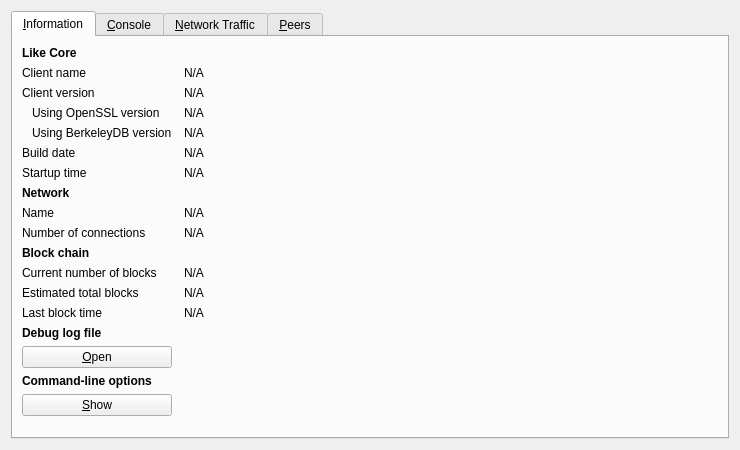
<?xml version="1.0" encoding="UTF-8"?>
<ui version="4.0">
 <class>RPCConsole</class>
 <widget class="QDialog" name="RPCConsole">
  <property name="geometry">
   <rect>
    <x>0</x>
    <y>0</y>
    <width>740</width>
    <height>450</height>
   </rect>
  </property>
  <property name="windowTitle">
   <string>Like - Debug window</string>
  </property>
  <layout class="QVBoxLayout" name="verticalLayout_2">
   <item>
    <widget class="QTabWidget" name="tabWidget">
     <property name="currentIndex">
      <number>0</number>
     </property>
     <widget class="QWidget" name="tab_info">
      <attribute name="title">
       <string>&amp;Information</string>
      </attribute>
      <layout class="QGridLayout" name="gridLayout" columnstretch="0,1">
       <property name="horizontalSpacing">
        <number>12</number>
       </property>
       <item row="0" column="0">
        <widget class="QLabel" name="label_9">
         <property name="font">
          <font>
           <weight>75</weight>
           <bold>true</bold>
          </font>
         </property>
         <property name="text">
          <string>Like Core</string>
         </property>
        </widget>
       </item>
       <item row="1" column="0">
        <widget class="QLabel" name="label_5">
         <property name="text">
          <string>Client name</string>
         </property>
        </widget>
       </item>
       <item row="1" column="1">
        <widget class="QLabel" name="clientName">
         <property name="cursor">
          <cursorShape>IBeamCursor</cursorShape>
         </property>
         <property name="text">
          <string>N/A</string>
         </property>
         <property name="textFormat">
          <enum>Qt::PlainText</enum>
         </property>
         <property name="textInteractionFlags">
          <set>Qt::LinksAccessibleByMouse|Qt::TextSelectableByKeyboard|Qt::TextSelectableByMouse</set>
         </property>
        </widget>
       </item>
       <item row="2" column="0">
        <widget class="QLabel" name="label_6">
         <property name="text">
          <string>Client version</string>
         </property>
        </widget>
       </item>
       <item row="2" column="1">
        <widget class="QLabel" name="clientVersion">
         <property name="cursor">
          <cursorShape>IBeamCursor</cursorShape>
         </property>
         <property name="text">
          <string>N/A</string>
         </property>
         <property name="textFormat">
          <enum>Qt::PlainText</enum>
         </property>
         <property name="textInteractionFlags">
          <set>Qt::LinksAccessibleByMouse|Qt::TextSelectableByKeyboard|Qt::TextSelectableByMouse</set>
         </property>
        </widget>
       </item>
       <item row="3" column="0">
        <widget class="QLabel" name="label_14">
         <property name="text">
          <string>Using OpenSSL version</string>
         </property>
         <property name="indent">
          <number>10</number>
         </property>
        </widget>
       </item>
       <item row="3" column="1">
        <widget class="QLabel" name="openSSLVersion">
         <property name="cursor">
          <cursorShape>IBeamCursor</cursorShape>
         </property>
         <property name="text">
          <string>N/A</string>
         </property>
         <property name="textFormat">
          <enum>Qt::PlainText</enum>
         </property>
         <property name="textInteractionFlags">
          <set>Qt::LinksAccessibleByMouse|Qt::TextSelectableByKeyboard|Qt::TextSelectableByMouse</set>
         </property>
        </widget>
       </item>
       <item row="4" column="0">
        <widget class="QLabel" name="label_berkeleyDBVersion">
         <property name="text">
          <string>Using BerkeleyDB version</string>
         </property>
         <property name="indent">
          <number>10</number>
         </property>
        </widget>
       </item>
       <item row="4" column="1">
        <widget class="QLabel" name="berkeleyDBVersion">
         <property name="cursor">
          <cursorShape>IBeamCursor</cursorShape>
         </property>
         <property name="text">
          <string>N/A</string>
         </property>
         <property name="textFormat">
          <enum>Qt::PlainText</enum>
         </property>
         <property name="textInteractionFlags">
          <set>Qt::LinksAccessibleByMouse|Qt::TextSelectableByKeyboard|Qt::TextSelectableByMouse</set>
         </property>
        </widget>
       </item>
       <item row="5" column="0">
        <widget class="QLabel" name="label_12">
         <property name="text">
          <string>Build date</string>
         </property>
        </widget>
       </item>
       <item row="5" column="1">
        <widget class="QLabel" name="buildDate">
         <property name="cursor">
          <cursorShape>IBeamCursor</cursorShape>
         </property>
         <property name="text">
          <string>N/A</string>
         </property>
         <property name="textFormat">
          <enum>Qt::PlainText</enum>
         </property>
         <property name="textInteractionFlags">
          <set>Qt::LinksAccessibleByMouse|Qt::TextSelectableByKeyboard|Qt::TextSelectableByMouse</set>
         </property>
        </widget>
       </item>
       <item row="6" column="0">
        <widget class="QLabel" name="label_13">
         <property name="text">
          <string>Startup time</string>
         </property>
        </widget>
       </item>
       <item row="6" column="1">
        <widget class="QLabel" name="startupTime">
         <property name="cursor">
          <cursorShape>IBeamCursor</cursorShape>
         </property>
         <property name="text">
          <string>N/A</string>
         </property>
         <property name="textFormat">
          <enum>Qt::PlainText</enum>
         </property>
         <property name="textInteractionFlags">
          <set>Qt::LinksAccessibleByMouse|Qt::TextSelectableByKeyboard|Qt::TextSelectableByMouse</set>
         </property>
        </widget>
       </item>
       <item row="7" column="0">
        <widget class="QLabel" name="label_11">
         <property name="font">
          <font>
           <weight>75</weight>
           <bold>true</bold>
          </font>
         </property>
         <property name="text">
          <string>Network</string>
         </property>
        </widget>
       </item>
       <item row="8" column="0">
        <widget class="QLabel" name="label_8">
         <property name="text">
          <string>Name</string>
         </property>
        </widget>
       </item>
       <item row="8" column="1">
        <widget class="QLabel" name="networkName">
         <property name="cursor">
          <cursorShape>IBeamCursor</cursorShape>
         </property>
         <property name="text">
          <string>N/A</string>
         </property>
         <property name="textFormat">
          <enum>Qt::PlainText</enum>
         </property>
         <property name="textInteractionFlags">
          <set>Qt::LinksAccessibleByMouse|Qt::TextSelectableByKeyboard|Qt::TextSelectableByMouse</set>
         </property>
        </widget>
       </item>
       <item row="9" column="0">
        <widget class="QLabel" name="label_7">
         <property name="text">
          <string>Number of connections</string>
         </property>
        </widget>
       </item>
       <item row="9" column="1">
        <widget class="QLabel" name="numberOfConnections">
         <property name="cursor">
          <cursorShape>IBeamCursor</cursorShape>
         </property>
         <property name="text">
          <string>N/A</string>
         </property>
         <property name="textFormat">
          <enum>Qt::PlainText</enum>
         </property>
         <property name="textInteractionFlags">
          <set>Qt::LinksAccessibleByMouse|Qt::TextSelectableByKeyboard|Qt::TextSelectableByMouse</set>
         </property>
        </widget>
       </item>
       <item row="10" column="0">
        <widget class="QLabel" name="label_10">
         <property name="font">
          <font>
           <weight>75</weight>
           <bold>true</bold>
          </font>
         </property>
         <property name="text">
          <string>Block chain</string>
         </property>
        </widget>
       </item>
       <item row="11" column="0">
        <widget class="QLabel" name="label_3">
         <property name="text">
          <string>Current number of blocks</string>
         </property>
        </widget>
       </item>
       <item row="11" column="1">
        <widget class="QLabel" name="numberOfBlocks">
         <property name="cursor">
          <cursorShape>IBeamCursor</cursorShape>
         </property>
         <property name="text">
          <string>N/A</string>
         </property>
         <property name="textFormat">
          <enum>Qt::PlainText</enum>
         </property>
         <property name="textInteractionFlags">
          <set>Qt::LinksAccessibleByMouse|Qt::TextSelectableByKeyboard|Qt::TextSelectableByMouse</set>
         </property>
        </widget>
       </item>
       <item row="12" column="0">
        <widget class="QLabel" name="label_4">
         <property name="text">
          <string>Estimated total blocks</string>
         </property>
        </widget>
       </item>
       <item row="12" column="1">
        <widget class="QLabel" name="totalBlocks">
         <property name="cursor">
          <cursorShape>IBeamCursor</cursorShape>
         </property>
         <property name="text">
          <string>N/A</string>
         </property>
         <property name="textFormat">
          <enum>Qt::PlainText</enum>
         </property>
         <property name="textInteractionFlags">
          <set>Qt::LinksAccessibleByMouse|Qt::TextSelectableByKeyboard|Qt::TextSelectableByMouse</set>
         </property>
        </widget>
       </item>
       <item row="13" column="0">
        <widget class="QLabel" name="label_2">
         <property name="text">
          <string>Last block time</string>
         </property>
        </widget>
       </item>
       <item row="13" column="1">
        <widget class="QLabel" name="lastBlockTime">
         <property name="cursor">
          <cursorShape>IBeamCursor</cursorShape>
         </property>
         <property name="text">
          <string>N/A</string>
         </property>
         <property name="textFormat">
          <enum>Qt::PlainText</enum>
         </property>
         <property name="textInteractionFlags">
          <set>Qt::LinksAccessibleByMouse|Qt::TextSelectableByKeyboard|Qt::TextSelectableByMouse</set>
         </property>
        </widget>
       </item>
       <item row="13" column="0">
        <spacer name="verticalSpacer_2">
         <property name="orientation">
          <enum>Qt::Vertical</enum>
         </property>
         <property name="sizeHint" stdset="0">
          <size>
           <width>20</width>
           <height>20</height>
          </size>
         </property>
        </spacer>
       </item>
       <item row="14" column="0">
        <widget class="QLabel" name="labelDebugLogfile">
         <property name="font">
          <font>
           <weight>75</weight>
           <bold>true</bold>
          </font>
         </property>
         <property name="text">
          <string>Debug log file</string>
         </property>
        </widget>
       </item>
       <item row="15" column="0">
        <widget class="QPushButton" name="openDebugLogfileButton">
         <property name="toolTip">
          <string>Open the Like debug log file from the current data directory. This can take a few seconds for large log files.</string>
         </property>
         <property name="text">
          <string>&amp;Open</string>
         </property>
         <property name="autoDefault">
          <bool>false</bool>
         </property>
        </widget>
       </item>
       <item row="16" column="0">
        <widget class="QLabel" name="labelCLOptions">
         <property name="font">
          <font>
           <weight>75</weight>
           <bold>true</bold>
          </font>
         </property>
         <property name="text">
          <string>Command-line options</string>
         </property>
        </widget>
       </item>
       <item row="17" column="0">
        <widget class="QPushButton" name="showCLOptionsButton">
         <property name="toolTip">
          <string>Show the Like help message to get a list with possible Like command-line options.</string>
         </property>
         <property name="text">
          <string>&amp;Show</string>
         </property>
         <property name="autoDefault">
          <bool>false</bool>
         </property>
        </widget>
       </item>
       <item row="18" column="0">
        <spacer name="verticalSpacer">
         <property name="orientation">
          <enum>Qt::Vertical</enum>
         </property>
         <property name="sizeHint" stdset="0">
          <size>
           <width>20</width>
           <height>40</height>
          </size>
         </property>
        </spacer>
       </item>
      </layout>
     </widget>
     <widget class="QWidget" name="tab_console">
      <attribute name="title">
       <string>&amp;Console</string>
      </attribute>
      <layout class="QVBoxLayout" name="verticalLayout_3">
       <property name="spacing">
        <number>3</number>
       </property>
       <item>
        <widget class="QTextEdit" name="messagesWidget">
         <property name="minimumSize">
          <size>
           <width>0</width>
           <height>100</height>
          </size>
         </property>
         <property name="readOnly">
          <bool>true</bool>
         </property>
         <property name="tabKeyNavigation" stdset="0">
          <bool>false</bool>
         </property>
         <property name="columnCount" stdset="0">
          <number>2</number>
         </property>
        </widget>
       </item>
       <item>
        <layout class="QHBoxLayout" name="horizontalLayout">
         <property name="spacing">
          <number>3</number>
         </property>
         <item>
          <widget class="QLabel" name="label">
           <property name="text">
            <string notr="true">&gt;</string>
           </property>
          </widget>
         </item>
         <item>
          <widget class="QLineEdit" name="lineEdit"/>
         </item>
         <item>
          <widget class="QPushButton" name="clearButton">
           <property name="maximumSize">
            <size>
             <width>24</width>
             <height>24</height>
            </size>
           </property>
           <property name="toolTip">
            <string>Clear console</string>
           </property>
           <property name="text">
            <string/>
           </property>
           <property name="icon">
            <iconset resource="../../../like.qrc">
             <normaloff>:/icons/remove</normaloff>:/icons/remove</iconset>
           </property>
           <property name="shortcut">
            <string notr="true">Ctrl+L</string>
           </property>
           <property name="autoDefault">
            <bool>false</bool>
           </property>
          </widget>
         </item>
        </layout>
       </item>
      </layout>
     </widget>
     <widget class="QWidget" name="tab_nettraffic">
      <attribute name="title">
       <string>&amp;Network Traffic</string>
      </attribute>
      <layout class="QHBoxLayout" name="horizontalLayout_3">
       <item>
        <layout class="QVBoxLayout" name="verticalLayout_4">
         <item>
          <widget class="TrafficGraphWidget" name="trafficGraph" native="true">
           <property name="sizePolicy">
            <sizepolicy hsizetype="Expanding" vsizetype="Expanding">
             <horstretch>0</horstretch>
             <verstretch>0</verstretch>
            </sizepolicy>
           </property>
          </widget>
         </item>
         <item>
          <layout class="QHBoxLayout" name="horizontalLayout_2">
           <item>
            <widget class="QSlider" name="sldGraphRange">
             <property name="minimum">
              <number>1</number>
             </property>
             <property name="maximum">
              <number>288</number>
             </property>
             <property name="pageStep">
              <number>12</number>
             </property>
             <property name="value">
              <number>6</number>
             </property>
             <property name="orientation">
              <enum>Qt::Horizontal</enum>
             </property>
            </widget>
           </item>
           <item>
            <widget class="QLabel" name="lblGraphRange">
             <property name="minimumSize">
              <size>
               <width>100</width>
               <height>0</height>
              </size>
             </property>
             <property name="alignment">
              <set>Qt::AlignCenter</set>
             </property>
            </widget>
           </item>
           <item>
            <widget class="QPushButton" name="btnClearTrafficGraph">
             <property name="text">
              <string>&amp;Clear</string>
             </property>
             <property name="autoDefault">
              <bool>false</bool>
             </property>
            </widget>
           </item>
          </layout>
         </item>
        </layout>
       </item>
       <item>
        <layout class="QVBoxLayout" name="verticalLayout">
         <item>
          <widget class="QGroupBox" name="groupBox">
           <property name="title">
            <string>Totals</string>
           </property>
           <layout class="QVBoxLayout" name="verticalLayout_5">
            <item>
             <layout class="QHBoxLayout" name="horizontalLayout_4">
              <item>
               <widget class="Line" name="line">
                <property name="sizePolicy">
                 <sizepolicy hsizetype="Fixed" vsizetype="Fixed">
                  <horstretch>0</horstretch>
                  <verstretch>0</verstretch>
                 </sizepolicy>
                </property>
                <property name="minimumSize">
                 <size>
                  <width>10</width>
                  <height>0</height>
                 </size>
                </property>
                <property name="palette">
                 <palette>
                  <active>
                   <colorrole role="Light">
                    <brush brushstyle="SolidPattern">
                     <color alpha="255">
                      <red>0</red>
                      <green>255</green>
                      <blue>0</blue>
                     </color>
                    </brush>
                   </colorrole>
                  </active>
                  <inactive>
                   <colorrole role="Light">
                    <brush brushstyle="SolidPattern">
                     <color alpha="255">
                      <red>0</red>
                      <green>255</green>
                      <blue>0</blue>
                     </color>
                    </brush>
                   </colorrole>
                  </inactive>
                  <disabled>
                   <colorrole role="Light">
                    <brush brushstyle="SolidPattern">
                     <color alpha="255">
                      <red>0</red>
                      <green>255</green>
                      <blue>0</blue>
                     </color>
                    </brush>
                   </colorrole>
                  </disabled>
                 </palette>
                </property>
                <property name="orientation">
                 <enum>Qt::Horizontal</enum>
                </property>
               </widget>
              </item>
              <item>
               <widget class="QLabel" name="label_16">
                <property name="text">
                 <string>In:</string>
                </property>
               </widget>
              </item>
              <item>
               <widget class="QLabel" name="lblBytesIn">
                <property name="minimumSize">
                 <size>
                  <width>50</width>
                  <height>0</height>
                 </size>
                </property>
                <property name="alignment">
                 <set>Qt::AlignRight|Qt::AlignTrailing|Qt::AlignVCenter</set>
                </property>
               </widget>
              </item>
             </layout>
            </item>
            <item>
             <layout class="QHBoxLayout" name="horizontalLayout_5">
              <item>
               <widget class="Line" name="line_2">
                <property name="sizePolicy">
                 <sizepolicy hsizetype="Fixed" vsizetype="Fixed">
                  <horstretch>0</horstretch>
                  <verstretch>0</verstretch>
                 </sizepolicy>
                </property>
                <property name="minimumSize">
                 <size>
                  <width>10</width>
                  <height>0</height>
                 </size>
                </property>
                <property name="palette">
                 <palette>
                  <active>
                   <colorrole role="Light">
                    <brush brushstyle="SolidPattern">
                     <color alpha="255">
                      <red>255</red>
                      <green>0</green>
                      <blue>0</blue>
                     </color>
                    </brush>
                   </colorrole>
                  </active>
                  <inactive>
                   <colorrole role="Light">
                    <brush brushstyle="SolidPattern">
                     <color alpha="255">
                      <red>255</red>
                      <green>0</green>
                      <blue>0</blue>
                     </color>
                    </brush>
                   </colorrole>
                  </inactive>
                  <disabled>
                   <colorrole role="Light">
                    <brush brushstyle="SolidPattern">
                     <color alpha="255">
                      <red>255</red>
                      <green>0</green>
                      <blue>0</blue>
                     </color>
                    </brush>
                   </colorrole>
                  </disabled>
                 </palette>
                </property>
                <property name="orientation">
                 <enum>Qt::Horizontal</enum>
                </property>
               </widget>
              </item>
              <item>
               <widget class="QLabel" name="label_17">
                <property name="text">
                 <string>Out:</string>
                </property>
               </widget>
              </item>
              <item>
               <widget class="QLabel" name="lblBytesOut">
                <property name="minimumSize">
                 <size>
                  <width>50</width>
                  <height>0</height>
                 </size>
                </property>
                <property name="alignment">
                 <set>Qt::AlignRight|Qt::AlignTrailing|Qt::AlignVCenter</set>
                </property>
               </widget>
              </item>
             </layout>
            </item>
            <item>
             <spacer name="verticalSpacer_4">
              <property name="orientation">
               <enum>Qt::Vertical</enum>
              </property>
              <property name="sizeHint" stdset="0">
               <size>
                <width>20</width>
                <height>407</height>
               </size>
              </property>
             </spacer>
            </item>
           </layout>
          </widget>
         </item>
        </layout>
       </item>
      </layout>
     </widget>
     <widget class="QWidget" name="tab_peers">
      <attribute name="title">
       <string>&amp;Peers</string>
      </attribute>
      <layout class="QGridLayout" name="gridLayout_2">
       <item row="0" column="0" rowspan="2">
        <widget class="QTableView" name="peerWidget">
         <property name="horizontalScrollBarPolicy">
          <enum>Qt::ScrollBarAsNeeded</enum>
         </property>
         <property name="sortingEnabled">
          <bool>true</bool>
         </property>
         <attribute name="horizontalHeaderHighlightSections">
          <bool>false</bool>
         </attribute>
        </widget>
       </item>
       <item row="0" column="1">
        <widget class="QLabel" name="peerHeading">
         <property name="sizePolicy">
          <sizepolicy hsizetype="Preferred" vsizetype="Minimum">
           <horstretch>0</horstretch>
           <verstretch>0</verstretch>
          </sizepolicy>
         </property>
         <property name="minimumSize">
          <size>
           <width>300</width>
           <height>32</height>
          </size>
         </property>
         <property name="font">
          <font>
           <pointsize>10</pointsize>
          </font>
         </property>
         <property name="cursor">
          <cursorShape>IBeamCursor</cursorShape>
         </property>
         <property name="text">
          <string>Select a peer to view detailed information.</string>
         </property>
         <property name="alignment">
          <set>Qt::AlignHCenter|Qt::AlignTop</set>
         </property>
         <property name="wordWrap">
          <bool>true</bool>
         </property>
         <property name="textInteractionFlags">
          <set>Qt::LinksAccessibleByMouse|Qt::TextSelectableByKeyboard|Qt::TextSelectableByMouse</set>
         </property>
        </widget>
       </item>
       <item row="1" column="1">
        <widget class="QWidget" name="detailWidget" native="true">
         <property name="minimumSize">
          <size>
           <width>300</width>
           <height>0</height>
          </size>
         </property>
         <layout class="QGridLayout" name="gridLayout_3">
          <item row="0" column="0">
           <widget class="QLabel" name="label_23">
            <property name="text">
             <string>Peer ID</string>
            </property>
           </widget>
          </item>
          <item row="0" column="2">
           <widget class="QLabel" name="peerId">
            <property name="cursor">
             <cursorShape>IBeamCursor</cursorShape>
            </property>
            <property name="text">
             <string>N/A</string>
            </property>
            <property name="textFormat">
             <enum>Qt::PlainText</enum>
            </property>
            <property name="textInteractionFlags">
             <set>Qt::LinksAccessibleByMouse|Qt::TextSelectableByKeyboard|Qt::TextSelectableByMouse</set>
            </property>
           </widget>
          </item>
          <item row="1" column="0">
           <widget class="QLabel" name="label_23">
            <property name="text">
             <string>Direction</string>
            </property>
           </widget>
          </item>
          <item row="1" column="2">
           <widget class="QLabel" name="peerDirection">
            <property name="cursor">
             <cursorShape>IBeamCursor</cursorShape>
            </property>
            <property name="text">
             <string>N/A</string>
            </property>
            <property name="textFormat">
             <enum>Qt::PlainText</enum>
            </property>
            <property name="textInteractionFlags">
             <set>Qt::LinksAccessibleByMouse|Qt::TextSelectableByKeyboard|Qt::TextSelectableByMouse</set>
            </property>
           </widget>
          </item>
          <item row="2" column="0">
           <widget class="QLabel" name="label_21">
            <property name="text">
             <string>Version</string>
            </property>
           </widget>
          </item>
          <item row="2" column="2">
           <widget class="QLabel" name="peerVersion">
            <property name="cursor">
             <cursorShape>IBeamCursor</cursorShape>
            </property>
            <property name="text">
             <string>N/A</string>
            </property>
            <property name="textFormat">
             <enum>Qt::PlainText</enum>
            </property>
            <property name="textInteractionFlags">
             <set>Qt::LinksAccessibleByMouse|Qt::TextSelectableByKeyboard|Qt::TextSelectableByMouse</set>
            </property>
           </widget>
          </item>
          <item row="3" column="0">
           <widget class="QLabel" name="label_28">
            <property name="text">
             <string>User Agent</string>
            </property>
           </widget>
          </item>
          <item row="3" column="2">
           <widget class="QLabel" name="peerSubversion">
            <property name="cursor">
             <cursorShape>IBeamCursor</cursorShape>
            </property>
            <property name="text">
             <string>N/A</string>
            </property>
            <property name="textFormat">
             <enum>Qt::PlainText</enum>
            </property>
            <property name="textInteractionFlags">
             <set>Qt::LinksAccessibleByMouse|Qt::TextSelectableByKeyboard|Qt::TextSelectableByMouse</set>
            </property>
           </widget>
          </item>
          <item row="4" column="0">
           <widget class="QLabel" name="label_4">
            <property name="text">
             <string>Services</string>
            </property>
           </widget>
          </item>
          <item row="4" column="2">
           <widget class="QLabel" name="peerServices">
            <property name="cursor">
             <cursorShape>IBeamCursor</cursorShape>
            </property>
            <property name="text">
             <string>N/A</string>
            </property>
            <property name="textFormat">
             <enum>Qt::PlainText</enum>
            </property>
            <property name="textInteractionFlags">
             <set>Qt::LinksAccessibleByMouse|Qt::TextSelectableByKeyboard|Qt::TextSelectableByMouse</set>
            </property>
           </widget>
          </item>
          <item row="5" column="0">
           <widget class="QLabel" name="label_29">
            <property name="text">
             <string>Starting Height</string>
            </property>
           </widget>
          </item>
          <item row="5" column="2">
           <widget class="QLabel" name="peerHeight">
            <property name="cursor">
             <cursorShape>IBeamCursor</cursorShape>
            </property>
            <property name="text">
             <string>N/A</string>
            </property>
            <property name="textFormat">
             <enum>Qt::PlainText</enum>
            </property>
            <property name="textInteractionFlags">
             <set>Qt::LinksAccessibleByMouse|Qt::TextSelectableByKeyboard|Qt::TextSelectableByMouse</set>
            </property>
           </widget>
          </item>
          <item row="6" column="0">
           <widget class="QLabel" name="label_27">
            <property name="text">
             <string>Sync Height</string>
            </property>
           </widget>
          </item>
          <item row="6" column="2">
           <widget class="QLabel" name="peerSyncHeight">
            <property name="cursor">
             <cursorShape>IBeamCursor</cursorShape>
            </property>
            <property name="text">
             <string>N/A</string>
            </property>
            <property name="textFormat">
             <enum>Qt::PlainText</enum>
            </property>
            <property name="textInteractionFlags">
             <set>Qt::LinksAccessibleByMouse|Qt::TextSelectableByKeyboard|Qt::TextSelectableByMouse</set>
            </property>
           </widget>
          </item>
          <item row="7" column="0">
           <widget class="QLabel" name="label_24">
            <property name="text">
             <string>Ban Score</string>
            </property>
           </widget>
          </item>
          <item row="7" column="2">
           <widget class="QLabel" name="peerBanScore">
            <property name="cursor">
             <cursorShape>IBeamCursor</cursorShape>
            </property>
            <property name="text">
             <string>N/A</string>
            </property>
            <property name="textFormat">
             <enum>Qt::PlainText</enum>
            </property>
            <property name="textInteractionFlags">
             <set>Qt::LinksAccessibleByMouse|Qt::TextSelectableByKeyboard|Qt::TextSelectableByMouse</set>
            </property>
           </widget>
          </item>
          <item row="8" column="0">
           <widget class="QLabel" name="label_22">
            <property name="text">
             <string>Connection Time</string>
            </property>
           </widget>
          </item>
          <item row="8" column="2">
           <widget class="QLabel" name="peerConnTime">
            <property name="cursor">
             <cursorShape>IBeamCursor</cursorShape>
            </property>
            <property name="text">
             <string>N/A</string>
            </property>
            <property name="textFormat">
             <enum>Qt::PlainText</enum>
            </property>
            <property name="textInteractionFlags">
             <set>Qt::LinksAccessibleByMouse|Qt::TextSelectableByKeyboard|Qt::TextSelectableByMouse</set>
            </property>
           </widget>
          </item>
          <item row="9" column="0">
           <widget class="QLabel" name="label_15">
            <property name="text">
             <string>Last Send</string>
            </property>
           </widget>
          </item>
          <item row="9" column="2">
           <widget class="QLabel" name="peerLastSend">
            <property name="cursor">
             <cursorShape>IBeamCursor</cursorShape>
            </property>
            <property name="text">
             <string>N/A</string>
            </property>
            <property name="textFormat">
             <enum>Qt::PlainText</enum>
            </property>
            <property name="textInteractionFlags">
             <set>Qt::LinksAccessibleByMouse|Qt::TextSelectableByKeyboard|Qt::TextSelectableByMouse</set>
            </property>
           </widget>
          </item>
          <item row="10" column="0">
           <widget class="QLabel" name="label_19">
            <property name="text">
             <string>Last Receive</string>
            </property>
           </widget>
          </item>
          <item row="10" column="2">
           <widget class="QLabel" name="peerLastRecv">
            <property name="cursor">
             <cursorShape>IBeamCursor</cursorShape>
            </property>
            <property name="text">
             <string>N/A</string>
            </property>
            <property name="textFormat">
             <enum>Qt::PlainText</enum>
            </property>
            <property name="textInteractionFlags">
             <set>Qt::LinksAccessibleByMouse|Qt::TextSelectableByKeyboard|Qt::TextSelectableByMouse</set>
            </property>
           </widget>
          </item>
          <item row="11" column="0">
           <widget class="QLabel" name="label_18">
            <property name="text">
             <string>Bytes Sent</string>
            </property>
           </widget>
          </item>
          <item row="11" column="2">
           <widget class="QLabel" name="peerBytesSent">
            <property name="cursor">
             <cursorShape>IBeamCursor</cursorShape>
            </property>
            <property name="text">
             <string>N/A</string>
            </property>
            <property name="textFormat">
             <enum>Qt::PlainText</enum>
            </property>
            <property name="textInteractionFlags">
             <set>Qt::LinksAccessibleByMouse|Qt::TextSelectableByKeyboard|Qt::TextSelectableByMouse</set>
            </property>
           </widget>
          </item>
          <item row="12" column="0">
           <widget class="QLabel" name="label_20">
            <property name="text">
             <string>Bytes Received</string>
            </property>
           </widget>
          </item>
          <item row="12" column="2">
           <widget class="QLabel" name="peerBytesRecv">
            <property name="cursor">
             <cursorShape>IBeamCursor</cursorShape>
            </property>
            <property name="text">
             <string>N/A</string>
            </property>
            <property name="textFormat">
             <enum>Qt::PlainText</enum>
            </property>
            <property name="textInteractionFlags">
             <set>Qt::LinksAccessibleByMouse|Qt::TextSelectableByKeyboard|Qt::TextSelectableByMouse</set>
            </property>
           </widget>
          </item>
          <item row="13" column="0">
           <widget class="QLabel" name="label_26">
            <property name="text">
             <string>Ping Time</string>
            </property>
           </widget>
          </item>
          <item row="13" column="2">
           <widget class="QLabel" name="peerPingTime">
            <property name="cursor">
             <cursorShape>IBeamCursor</cursorShape>
            </property>
            <property name="text">
             <string>N/A</string>
            </property>
            <property name="textFormat">
             <enum>Qt::PlainText</enum>
            </property>
            <property name="textInteractionFlags">
             <set>Qt::LinksAccessibleByMouse|Qt::TextSelectableByKeyboard|Qt::TextSelectableByMouse</set>
            </property>
           </widget>
          </item>
          <item row="14" column="0">
           <widget class="QLabel" name="label_timeoffset">
            <property name="text">
             <string>Time Offset</string>
            </property>
           </widget>
          </item>
          <item row="14" column="2">
           <widget class="QLabel" name="timeoffset">
            <property name="cursor">
             <cursorShape>IBeamCursor</cursorShape>
            </property>
            <property name="text">
             <string>N/A</string>
            </property>
            <property name="textFormat">
             <enum>Qt::PlainText</enum>
            </property>
            <property name="textInteractionFlags">
             <set>Qt::LinksAccessibleByMouse|Qt::TextSelectableByKeyboard|Qt::TextSelectableByMouse</set>
            </property>
           </widget>
          </item>
          <item row="15" column="1">
           <spacer name="verticalSpacer_3">
            <property name="orientation">
             <enum>Qt::Vertical</enum>
            </property>
            <property name="sizeHint" stdset="0">
             <size>
              <width>20</width>
              <height>40</height>
             </size>
            </property>
           </spacer>
          </item>
         </layout>
        </widget>
       </item>
      </layout>
     </widget>
    </widget>
   </item>
  </layout>
 </widget>
 <customwidgets>
  <customwidget>
   <class>TrafficGraphWidget</class>
   <extends>QWidget</extends>
   <header>trafficgraphwidget.h</header>
   <container>1</container>
   <slots>
    <slot>clear()</slot>
   </slots>
  </customwidget>
 </customwidgets>
 <resources>
  <include location="../../../like.qrc"/>
 </resources>
 <connections/>
</ui>
